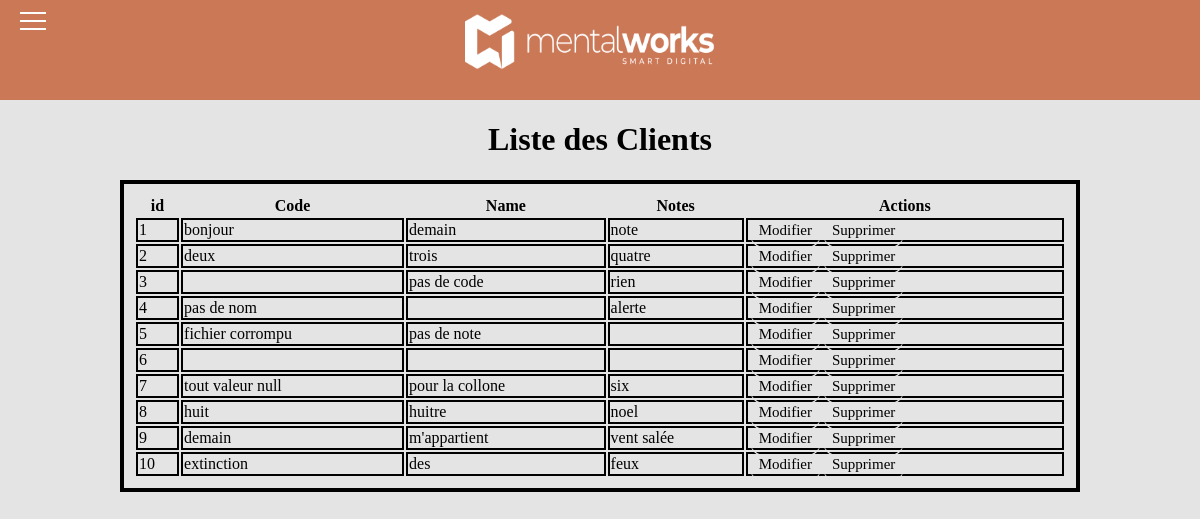
/Customer/Customer.php, run on an earlier commit of the app's database.
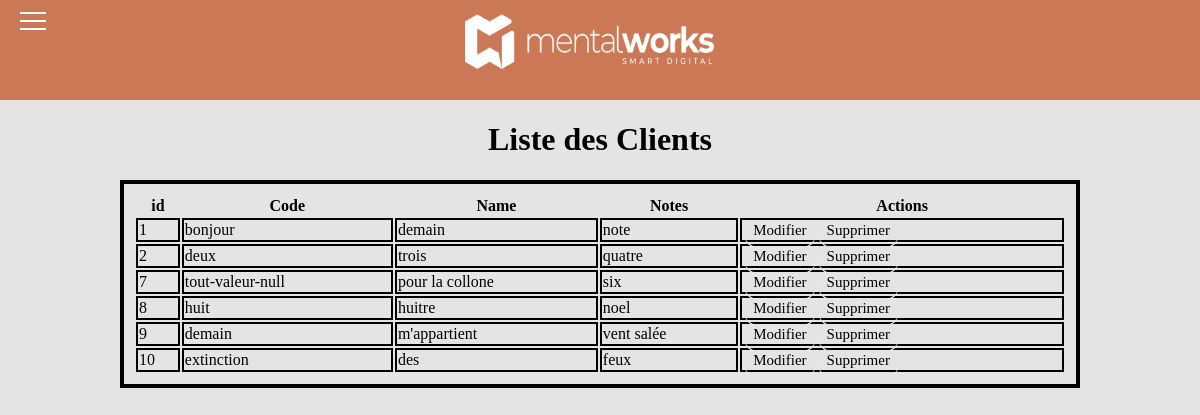
And on a later commit of the database.
### tables this page shows
CREATE TABLE `customer` (
  `id` int(11) NOT NULL,
  `code` varchar(255) DEFAULT NULL,
  `name` varchar(255) DEFAULT NULL,
  `notes` text DEFAULT NULL
);

### src/Autoloader.php (called while the page is built, shortened)
<?php
class Autoloader{
    public static function register(){
        spl_autoload_register(function ($class){
            $file = str_replace('\\', DIRECTORY_SEPARATOR, $class).'.php';
            return false;
        });
    }
}

### src/Connection/Connection.php (called while the page is built, shortened)
<?php
class Connection{
    protected $server="localhost";
    protected $dbName="environgestion";
    protected $user="root";
    protected $pass="";
    private $co;
    public function connectionBDD(){
        $dsn = "mysql:host=" . $this->server ."; charset=utf8; dbname=" . $this->dbName;
        $this->co = new PDO($dsn, $this->user, $this->pass);
        $this->co->setAttribute(PDO::ATTR_ERRMODE, PDO::ERRMODE_EXCEPTION);
    }
    public function __call($name, array $arguments) {
        if(method_exists($this->co, $name)){
            try{
                return call_user_func_array(array(&$this->co, $name), $arguments);
            }
            catch(Exception $e){
                throw new Exception('Erreur: "'.$name.'" nexiste pas.');
            }
         }
     }
}

### src/Repository/CustomerRepository.php (the view, shortened to what this page needs)
<?php
class CustomerRepository
{
    public static function listCustomer(){
        $co = new Connection();
        echo '<table class="table table-striped table-bordered">';
            echo '<thead>';
                echo '<tr>';
                    echo'<th>id</th>';
                    echo'<th>Code</th>';
                    echo'<th>Name</th>';
                    echo'<th>Notes</th>';
                    echo'<th>Actions</th>';
                echo'</tr>';
            echo'</thead>';
            echo'<tbody>';
                $co->connectionBDD();
                $statement = $co->query('SELECT id, code, name, notes FROM customer ORDER BY id ASC');
                while($item = $statement->fetch()) {
                    echo '<tr>';
                    echo '<td>'. $item['id'] . '</td>';
                    echo '<td>'. $item['code'] . '</td>';
                    echo '<td>'. $item['name'] . '</td>';
                    echo '<td>'. $item['notes'] . '</td>';
                    echo '<td>';
                    echo '<a class="btn btn-primary" href="UpdateCustomer.php?id=' . $item['id'] . '">Modifier</a>';
                    echo '<a class="btn btn-primary" href="DeleteCustomer.php?id=' . $item['id'] . '">Supprimer</a>';
                    echo '</td>';
                    echo '</tr>';
                }
            echo'</tbody>';
        echo'</table>';
    }
}

### Customer/Customer.php (shortened to what this page needs)
<?php
require '../src/Autoloader.php';
?>
<!doctype html>
<html lang="fr">
    <head>
        <link rel="stylesheet" href="../CSS/Style.css" type="text/css">
        <link rel="stylesheet" href="https://use.fontawesome.com/releases/v5.7.0/css/all.css"
>
    </head>
    <main>
        <?php include '../Layout/Menu.php'; ?>
        <div class="container">
          <h1><strong>Liste des Clients</strong></h1>
          <?php
          CustomerRepository::listCustomer();
          ?>
        </div>
    </main>
</html>

### Layout/Menu.php (shortened to what this page needs)
<div class="container1">
    <img src="../Images/logo_main.png">
    <div class="hamburger-menu">
        <label class="menu__btn" for="menu__toggle">
        <span></span>
        </label>
    </div>
  </div>

### CSS/Style.css (style rules this page uses)
.container1 { background-color: #cb7857; height: 100px; display: flex; justify-content: center; }
img { width: 250px; height: 70px; }
.menu__btn { position: fixed; top: 20px; left: 20px; width: 26px; height: 26px; cursor: pointer; z-index: 1; }
.menu__btn > span, .menu__btn > span::before, .menu__btn > span::after { display: block; position: absolute; width: 100%; height: 2px; background-color: white; transition-duration: .25s; }
.menu__btn > span::before { content: ''; top: -8px; }
.menu__btn > span::after { content: ''; top: 8px; }
a { color: black; text-decoration: none; font-size: 15px; margin-top: 10px; margin-bottom: 5px; border-bottom: 2px solid #e4e4e4; border-radius: 20px; padding: 10px; }
h1 { display: flex; justify-content: center; }
table { border: solid 4px black; width: 80%; padding: 10px; margin-left: 10%; max-height: 500px; }
td { border: solid 2px black; }

What changed in the data, as far as the page shows it:
removed customer: id "3", name "pas de code", notes "rien"
removed customer: id "4", code "pas de nom", notes "alerte"
removed customer: id "5", code "fichier corrompu", name "pas de note"
removed customer: id "6"
changed customer "pour la collone": code "tout valeur null" → "tout-valeur-null"
